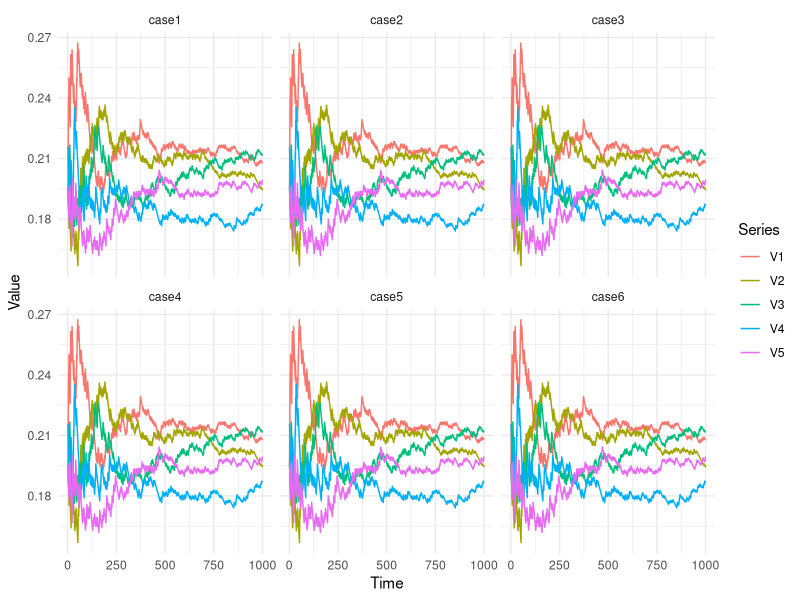
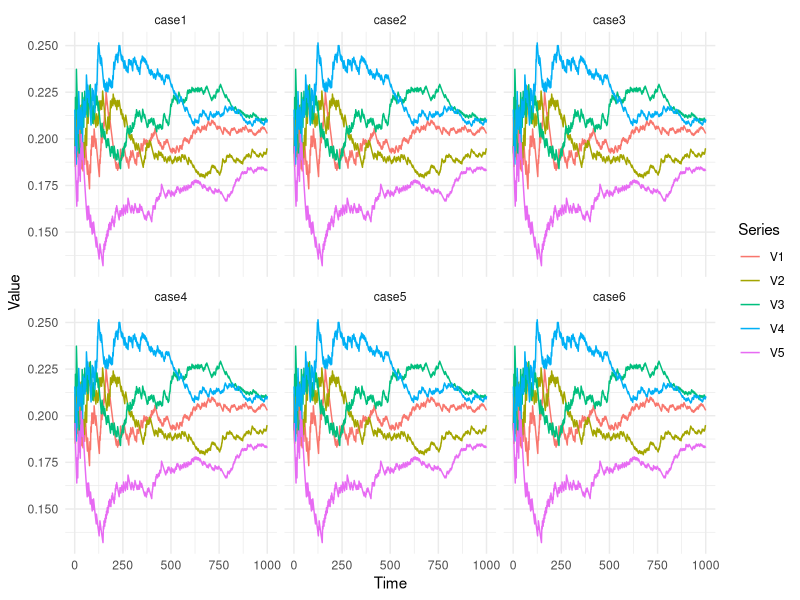

These figures' R source, in order:
# code for picture 1
# picture 1

# Have to repeat 6 times

m=50
l=5
x_0=c(10,10,10,10,10)/m
y_0=x_0*m
mat=matrix(0,nrow=1e3,ncol=l)
temp=1
samp=sample(1:5,1e3,replace = TRUE)
for(i in samp){
  y_0[i]=y_0[i]+1
  mat[temp,]=y_0/(m+temp)
  temp=temp+1
}

head(mat)
mat1=mat
mat2=mat
mat3=mat
mat4=mat
mat5=mat
mat6=mat

install.packages("ggplot2")
install.packages("dplyr")
install.packages("tidyr")


library(ggplot2)

library(dplyr)
library(tidyr)

# Assume mat1 to mat6 already exist and are 1000 x 6 matrices

# Create a list of matrices
mat_list <- list(mat1, mat2, mat3, mat4, mat5, mat6)
names(mat_list) <- paste0("case", 1:6)

# Convert to long data frame
long_data <- lapply(seq_along(mat_list), function(i) {
  mat <- mat_list[[i]]
  df <- as.data.frame(mat[, 1:5])  # Use only columns 1 to 5
  df$Time <- 1:nrow(df)
  df_long <- pivot_longer(df, cols = 1:5, names_to = "Series", values_to = "Value")
  df_long$Matrix <- names(mat_list)[i]
  return(df_long)
}) %>% bind_rows()

# Plot using ggplot
ggplot(long_data, aes(x = Time, y = Value, color = Series)) +
  geom_line() +
  facet_wrap(~ Matrix, nrow = 2, ncol = 3) +
  theme_minimal() +
  labs(x = "Time", y = "Value")



mat_list <- list(mat1, mat2, mat3, mat4, mat5, mat6)
row_list_list <- lapply(mat_list, function(mat) as.list(mat[1000, ]))
names(row_list_list) <- paste0("mat", 1:length(mat_list))


                        

# code for picture 2

# picture 2 
# for lambda=0.25
lambda=0.25
u=matrix(0,nrow=l,ncol=l)

for(i in 1:l){
  for(j in 1:l){
    if(i==j){
      u[i,j]=1
    }else if(j==i-1 || j==i+1){
      u[i,j]=lambda
    }else{
      u[i,j]=0
    }
  }
}
u
m=50
l=5
x_0=c(10,10,10,10,10)/m
y_0=x_0*m
mat=matrix(0,nrow=1e3,ncol=l)
temp=1

samp=sample(1:5,1e3,replace=TRUE)
temp=1

for(i in samp){
  vec=u[i,]*y_0/(m+temp-1)
  index=which.max(vec)
  y_0[index]=y_0[index]+1
  mat[temp,]=y_0/(m+temp)
  temp=temp+1
}

mat1=mat
mat2=mat
mat3=mat
mat4=mat
mat5=mat
mat6=mat

library(ggplot2)

library(dplyr)
library(tidyr)

# Assume mat1 to mat6 already exist and are 1000 x 6 matrices

# Create a list of matrices
mat_list <- list(mat1, mat2, mat3, mat4, mat5, mat6)
names(mat_list) <- paste0("case", 1:6)

# Convert to long data frame
long_data <- lapply(seq_along(mat_list), function(i) {
  mat <- mat_list[[i]]
  df <- as.data.frame(mat[, 1:5])  # Use only columns 1 to 5
  df$Time <- 1:nrow(df)
  df_long <- pivot_longer(df, cols = 1:5, names_to = "Series", values_to = "Value")
  df_long$Matrix <- names(mat_list)[i]
  return(df_long)
}) %>% bind_rows()

# Plot using ggplot
ggplot(long_data, aes(x = Time, y = Value, color = Series)) +
  geom_line() +
  facet_wrap(~ Matrix, nrow = 2, ncol = 3) +
  theme_minimal() +
  labs(x = "Time", y = "Value")

mat_list <- list(mat1, mat2, mat3, mat4, mat5, mat6)
row_list_list <- lapply(mat_list, function(mat) as.list(mat[1000, ]))
names(row_list_list) <- paste0("mat", 1:length(mat_list))


                        

                        
